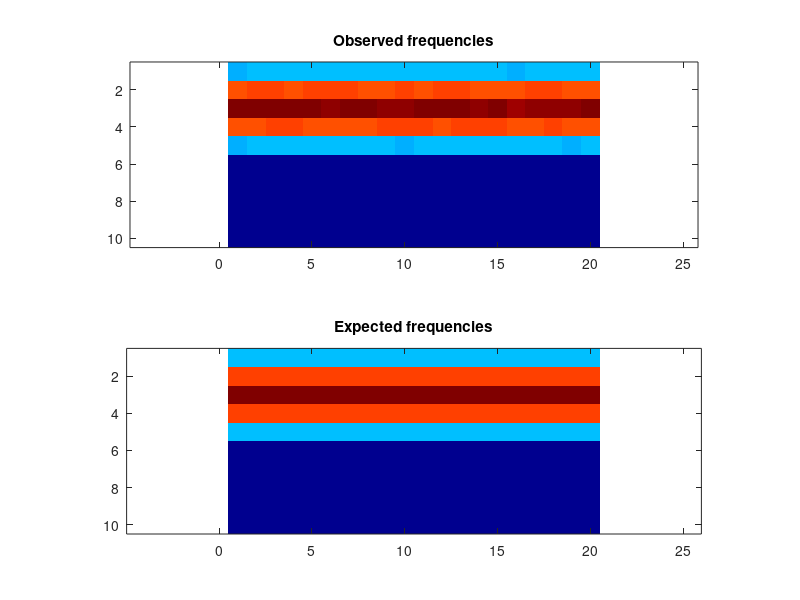

The MATLAB script that drew this image:
frequencies = [ 4651, 4732, 4708, 4786, 4698, 4861, 4810, 4813, 4805, 4684, 4735, 4845, 4706, 4795, 4855, 4634, 4719, 4732, 4724, 4718; 12422, 12577, 12536, 12500, 12561, 12614, 12639, 12414, 12472, 12534, 12477, 12676, 12581, 12405, 12310, 12456, 12667, 12572, 12475, 12457; 15626, 15591, 15532, 15469, 15582, 15329, 15567, 15507, 15353, 15403, 15712, 15507, 15570, 15461, 15528, 15180, 15369, 15405, 15348, 15508; 12474, 12409, 12726, 12578, 12278, 12356, 12416, 12502, 12556, 12537, 12529, 12402, 12710, 12567, 12675, 12455, 12296, 12630, 12502, 12330; 4651, 4855, 4748, 4732, 4815, 4782, 4776, 4902, 4751, 4558, 4742, 4768, 4760, 4700, 4770, 4844, 4839, 4716, 4649, 4811; 0, 0, 0, 0, 0, 0, 0, 0, 0, 0, 0, 0, 0, 0, 0, 0, 0, 0, 0, 0; 0, 0, 0, 0, 0, 0, 0, 0, 0, 0, 0, 0, 0, 0, 0, 0, 0, 0, 0, 0; 0, 0, 0, 0, 0, 0, 0, 0, 0, 0, 0, 0, 0, 0, 0, 0, 0, 0, 0, 0; 0, 0, 0, 0, 0, 0, 0, 0, 0, 0, 0, 0, 0, 0, 0, 0, 0, 0, 0, 0; 0, 0, 0, 0, 0, 0, 0, 0, 0, 0, 0, 0, 0, 0, 0, 0, 0, 0, 0, 0 ];
expFrequencies = [ 4774.58, 4774.58, 4774.58, 4774.58, 4774.58, 4774.58, 4774.58, 4774.58, 4774.58, 4774.58, 4774.58, 4774.58, 4774.58, 4774.58, 4774.58, 4774.58, 4774.58, 4774.58, 4774.58, 4774.58; 12500, 12500, 12500, 12500, 12500, 12500, 12500, 12500, 12500, 12500, 12500, 12500, 12500, 12500, 12500, 12500, 12500, 12500, 12500, 12500; 15450.8, 15450.8, 15450.8, 15450.8, 15450.8, 15450.8, 15450.8, 15450.8, 15450.8, 15450.8, 15450.8, 15450.8, 15450.8, 15450.8, 15450.8, 15450.8, 15450.8, 15450.8, 15450.8, 15450.8; 12500, 12500, 12500, 12500, 12500, 12500, 12500, 12500, 12500, 12500, 12500, 12500, 12500, 12500, 12500, 12500, 12500, 12500, 12500, 12500; 4774.57, 4774.57, 4774.57, 4774.57, 4774.57, 4774.57, 4774.57, 4774.57, 4774.57, 4774.57, 4774.57, 4774.57, 4774.57, 4774.57, 4774.57, 4774.57, 4774.57, 4774.57, 4774.57, 4774.57; 0, 0, 0, 0, 0, 0, 0, 0, 0, 0, 0, 0, 0, 0, 0, 0, 0, 0, 0, 0; 0, 0, 0, 0, 0, 0, 0, 0, 0, 0, 0, 0, 0, 0, 0, 0, 0, 0, 0, 0; 0, 0, 0, 0, 0, 0, 0, 0, 0, 0, 0, 0, 0, 0, 0, 0, 0, 0, 0, 0; 0, 0, 0, 0, 0, 0, 0, 0, 0, 0, 0, 0, 0, 0, 0, 0, 0, 0, 0, 0; 0, 0, 0, 0, 0, 0, 0, 0, 0, 0, 0, 0, 0, 0, 0, 0, 0, 0, 0, 0 ];
colormap(jet);
clf; subplot(2,1,1);
imagesc(frequencies);
title('Observed frequencies');
axis equal;
subplot(2,1,2);
imagesc(expFrequencies);
axis equal;
title('Expected frequencies');
